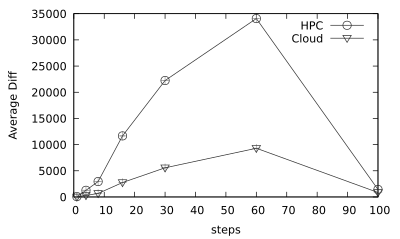

This chart was generated by the following gnuplot code:
#set term png size 800,400
#set output 'by-step-avgdiff.png'

set terminal pdf size 4,2.4
set output 'by-step-avgdiff.pdf'

#x axis formatting
set xlabel 'steps'

#y axis formatting
set ylabel 'Average Diff'

# styles
set style line 1 \
    linecolor rgb '#303030' \
    linetype 1 linewidth 1.0 \
    pointtype 6 pointsize 1.0
set style line 2 \
    linecolor rgb '#303030' \
    linetype 1 linewidth 1.0 \
    pointtype 25 pointsize 1.0
set style line 3 \
    linecolor rgb '#A0A0A0' \
    linetype 1 linewidth 1
set style line 4 \
    linecolor rgb '#303030' \
    linetype 1 linewidth 1.0 \
    pointtype 17 pointsize 1.0

set autoscale

plot \
    "by-step-avgdiff-hpc.csv" using 1:2:3 with errorbars ls 3 notitle, "" using 1:2 with linespoints ls 1 title 'HPC', \
    "by-step-avgdiff-uninet.csv" using 1:2:3 with errorbars ls 3 notitle, "" using 1:2 with linespoints ls 2 title 'Cloud'
